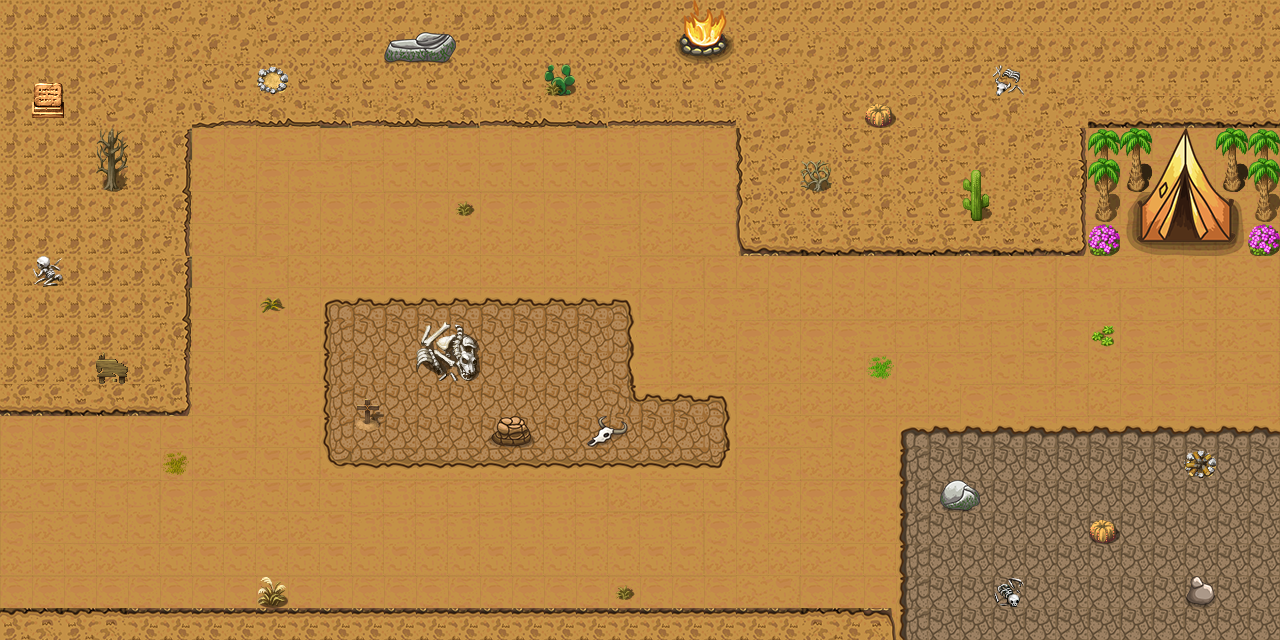

This game map was drawn from its Tiled (.tmx) file and the tilesets committed beside it. A one-line description and the trimmed map source follow:
An orthogonal 40x20 tile map with 32x32 px tiles, 5 tile layers (ground, ground2, deco, tent, ...), 4 tilesets and 5 objects (start, end, skeleton3, skeleton1, skeleton2).

<map version="1.10" tiledversion="1.10.1" orientation="orthogonal" renderorder="right-down" width="40" height="20" tilewidth="32" tileheight="32" infinite="0" nextlayerid="9" nextobjectid="17">
 <editorsettings>
  <export target="lv1.tmj" format="json" />
 </editorsettings>
 <tileset firstgid="1" name="desert2" tilewidth="32" tileheight="32" tilecount="629" columns="17">
  <image source="desert2.png" width="544" height="1184" />
 </tileset>
 <tileset firstgid="630" name="desert3" tilewidth="32" tileheight="32" tilecount="234" columns="13">
  <image source="desert3.png" width="416" height="576" />
 </tileset>
 <tileset firstgid="864" name="desert1" tilewidth="32" tileheight="32" tilecount="256" columns="16">
  <image source="desert1.png" width="512" height="512" />
 </tileset>
 <tileset firstgid="1120" name="desert4" tilewidth="32" tileheight="32" tilecount="256" columns="16">
  <image source="desert4.png" width="512" height="512" />
  <tile id="20">
   <properties>
    <property name="g" type="bool" value="true" />
   </properties>
  </tile>
 </tileset>
 <layer id="1" name="ground" width="40" height="20">
  <data>[800 cells, 800 non-empty, 40 distinct tile ids]</data>
 </layer>
 <layer id="2" name="ground2" width="40" height="20">
  <data>[800 cells, 439 non-empty, 34 distinct tile ids]</data>
 </layer>
 <objectgroup id="5" name="object">
  <object id="6" name="start" x="46.5845" y="517.208">
   <point />
  </object>
  <object id="7" name="end" x="1186.11" y="242.479">
   <point />
  </object>
  <object id="10" name="skeleton3" x="864.134" y="439.51">
   <point />
  </object>
  <object id="15" name="skeleton1" x="529" y="162">
   <point />
  </object>
  <object id="16" name="skeleton2" x="465" y="548">
   <point />
  </object>
 </objectgroup>
 <layer id="3" name="deco" width="40" height="20">
  <data>[800 cells, 43 non-empty, 41 distinct tile ids]</data>
 </layer>
 <layer id="4" name="tent" width="40" height="20">
  <data>[800 cells, 24 non-empty, 18 distinct tile ids]</data>
 </layer>
 <layer id="8" name="bucket" width="40" height="20">
  <data>[800 cells, 0 non-empty, 0 distinct tile ids]</data>
 </layer>
</map>
